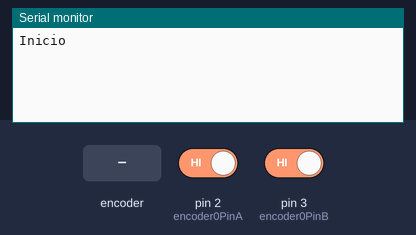
Recording of a sketch running on a simulated Arduino Uno, built with avr-gcc and run on an emulated ATmega328P. On the bench: the last lines printed to the serial monitor. The test bench sets the inputs (shaded band); at power-on: pin 2 (encoder0PinA) HIGH, pin 3 (encoder0PinB) HIGH.

Above: at 1.2 s.
1.3 s: rotary encoder on pin 2 (encoder0PinA) / pin 3 (encoder0PinB) turned 1 step (first pin leading)
At 2.5 s:
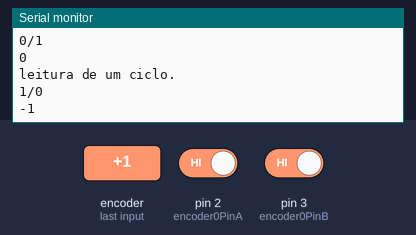
3.0 s: rotary encoder on pin 2 (encoder0PinA) / pin 3 (encoder0PinB) turned 1 step (first pin leading)
At 3.7 s:
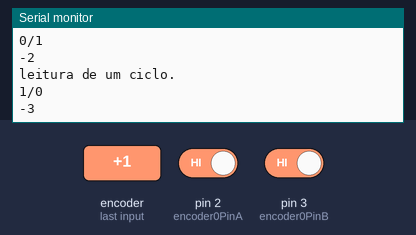
Timing chart, 0 to 6.0 s (numbered marks = the images above; inputs shaded):
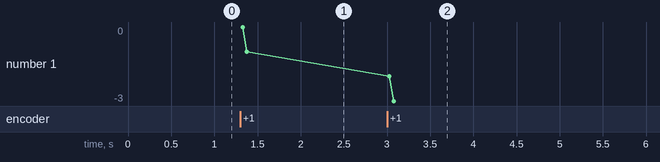

Measured:
- after the input at 1.3 s, the serial monitor: prints a new line at once (image 1)
- after the input at 3.0 s, the serial monitor: prints a new line at once (image 2)
- plotted number 1: -1 → -3 after the input at 3.0 s

The sketch:

Encoder_Rotativo.ino
```cpp
#define encoder0PinA 2
#define encoder0PinB 3

long lastDebounceTime = 0;
long debounceDelay = 100;

volatile int encoder0Pos = 0;

void setup() {


  pinMode(encoder0PinA, INPUT);
  digitalWrite(encoder0PinA, HIGH);       // turn on pullup resistor
  pinMode(encoder0PinB, INPUT);
  digitalWrite(encoder0PinB, HIGH);       // turn on pullup resistor

   // encoder pin on interrupt 0 - pin 2
  attachInterrupt(0, encoder, CHANGE);

  Serial.begin (9600);
  Serial.println("Inicio");                // a personal quirk

}

void loop(){
// do some stuff here - the joy of interrupts is that they take care of themselves
}

 void encoder(){
  //Faz a leitura nos canais digitais das duas saidas do sinal A e B
  int reading1 = digitalRead(encoder0PinA);
  int reading2 = digitalRead(encoder0PinB);
  Serial.println("leitura de um ciclo.");
  Serial.print(reading1);
   Serial.print("/");
  Serial.println(reading2);
  //Faz as comparações das leituras independente se igual ou diferente, para obrigar a cair, nessa atribuição.
  if ( reading1==reading2) {
    // reset the debouncing timer
    lastDebounceTime = micros();
    delay(1);
  }

  if ((micros() - lastDebounceTime) > debounceDelay) {

    if (reading1 == reading2) {
      Serial.println(encoder0Pos);
      encoder0Pos++;
    }
    else{
      Serial.println(encoder0Pos);
      encoder0Pos--;
    }
  }
}
```
